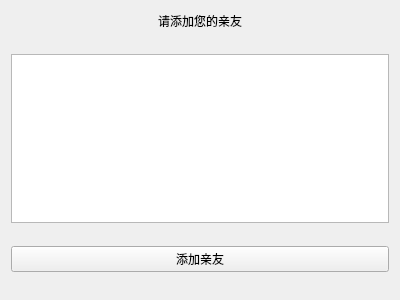
<?xml version="1.0" encoding="UTF-8"?>
<ui version="4.0">
 <class>People</class>
 <widget class="QWidget" name="People">
  <property name="geometry">
   <rect>
    <x>0</x>
    <y>0</y>
    <width>400</width>
    <height>300</height>
   </rect>
  </property>
  <property name="windowTitle">
   <string>Form</string>
  </property>
  <layout class="QVBoxLayout" name="verticalLayout_3">
   <item>
    <layout class="QHBoxLayout" name="horizontalLayout">
     <item>
      <spacer name="horizontalSpacer">
       <property name="orientation">
        <enum>Qt::Horizontal</enum>
       </property>
       <property name="sizeHint" stdset="0">
        <size>
         <width>40</width>
         <height>20</height>
        </size>
       </property>
      </spacer>
     </item>
     <item>
      <widget class="QLabel" name="label">
       <property name="text">
        <string>请添加您的亲友</string>
       </property>
      </widget>
     </item>
     <item>
      <spacer name="horizontalSpacer_2">
       <property name="orientation">
        <enum>Qt::Horizontal</enum>
       </property>
       <property name="sizeHint" stdset="0">
        <size>
         <width>40</width>
         <height>20</height>
        </size>
       </property>
      </spacer>
     </item>
    </layout>
   </item>
   <item>
    <spacer name="verticalSpacer">
     <property name="orientation">
      <enum>Qt::Vertical</enum>
     </property>
     <property name="sizeHint" stdset="0">
      <size>
       <width>20</width>
       <height>40</height>
      </size>
     </property>
    </spacer>
   </item>
   <item>
    <widget class="QListWidget" name="listWidget"/>
   </item>
   <item>
    <spacer name="verticalSpacer_2">
     <property name="orientation">
      <enum>Qt::Vertical</enum>
     </property>
     <property name="sizeHint" stdset="0">
      <size>
       <width>20</width>
       <height>40</height>
      </size>
     </property>
    </spacer>
   </item>
   <item>
    <widget class="QPushButton" name="pushButton">
     <property name="text">
      <string>添加亲友</string>
     </property>
    </widget>
   </item>
   <item>
    <spacer name="verticalSpacer_3">
     <property name="orientation">
      <enum>Qt::Vertical</enum>
     </property>
     <property name="sizeHint" stdset="0">
      <size>
       <width>20</width>
       <height>40</height>
      </size>
     </property>
    </spacer>
   </item>
  </layout>
 </widget>
 <resources/>
 <connections/>
</ui>
